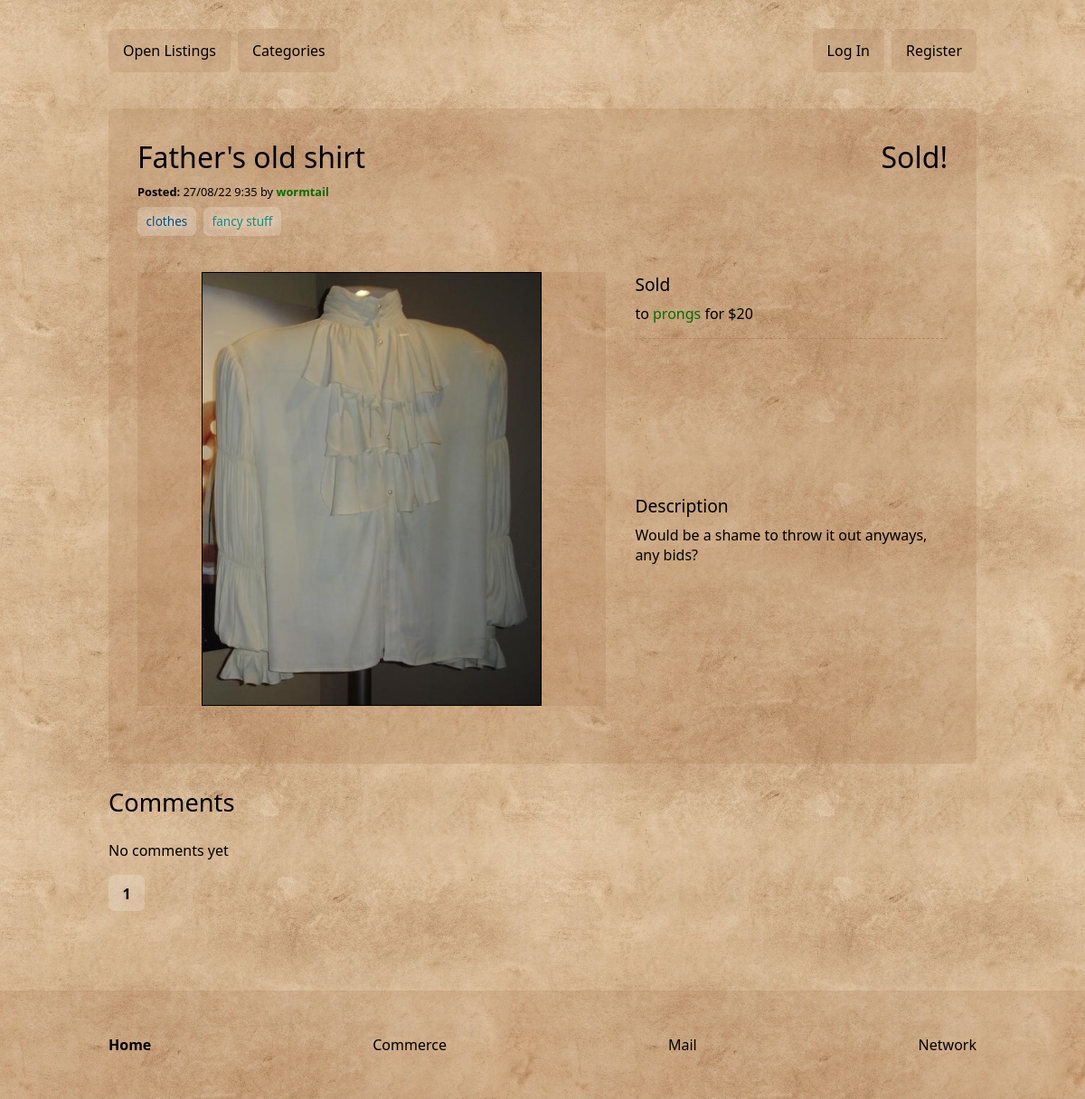
The app's page /commerce/listing/18, older data.
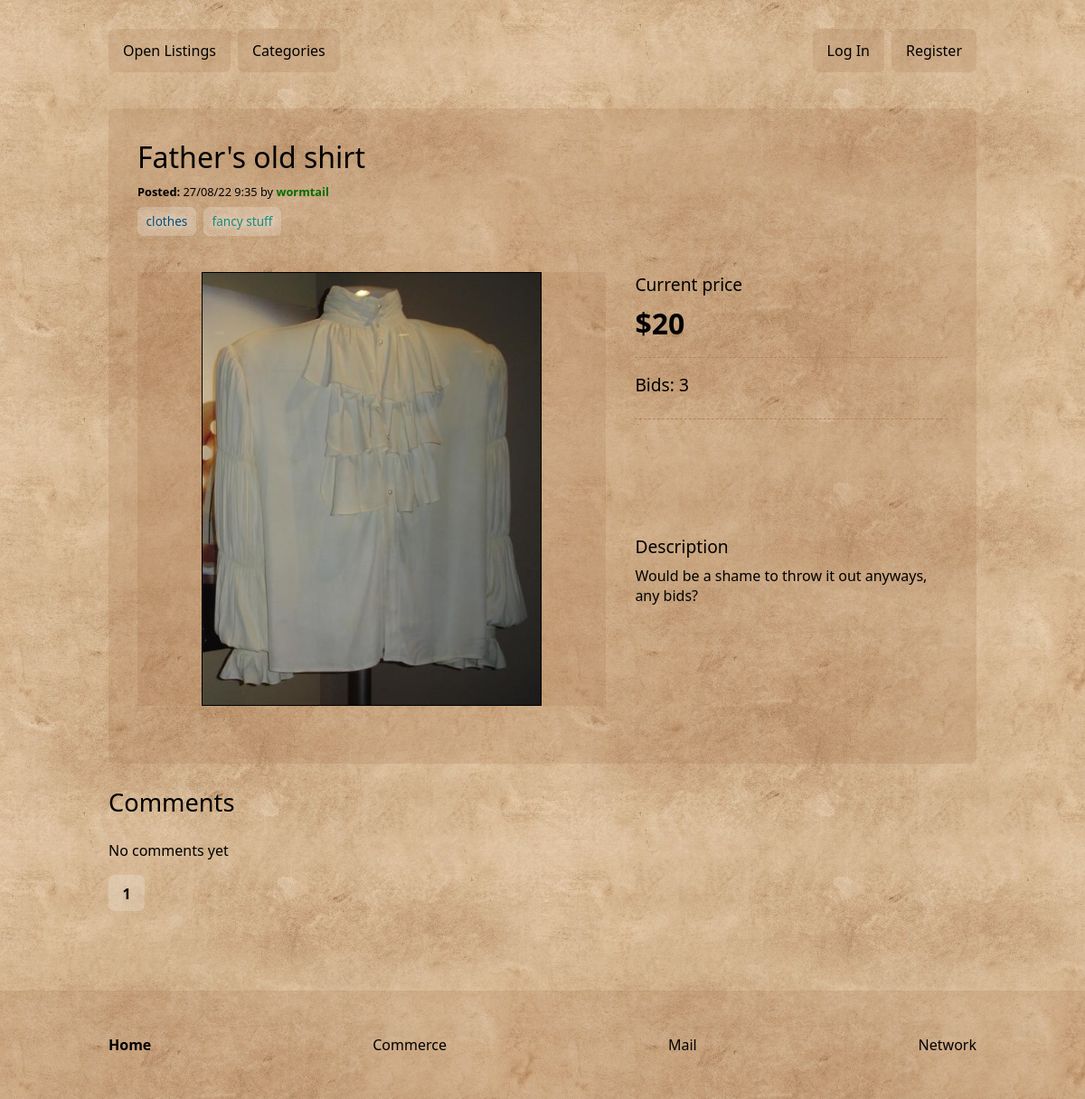
The same page, newer data.
### commerce/models.py (models this page shows, shortened)
class Listing(models.Model):
    class Meta:
        ordering = ['-created']
    title = models.CharField(max_length=64)
    description = models.TextField()
    starting_bid = models.IntegerField()
    winner = models.ForeignKey(Merchant, null=True, default=None, blank=True, on_delete=models.SET_NULL, related_name="won_lots")
    image = models.ImageField(upload_to=LISTING_STORAGE, blank=True)
    merchant = models.ForeignKey(Merchant, on_delete=models.CASCADE, related_name="listings")
    created = models.DateTimeField(auto_now_add=True)
    category = models.ManyToManyField(Category, blank=True, related_name="listings")
    watchlist = models.ManyToManyField(Merchant, related_name="watchlist", blank=True)
    def current_bid_price(self):
        return self.bids.first().price if self.bids.count() else self.starting_bid

class Merchant(models.Model):
    user = models.OneToOneField(User, on_delete=models.CASCADE)
    def __str__(self):
        return f'{self.user.username}'

class Bid(models.Model):
    class Meta:
        ordering = ['-price']
    price = models.IntegerField()
    merchant = models.ForeignKey(Merchant, on_delete=models.CASCADE, related_name="bids")
    listing = models.ForeignKey(Listing, on_delete=models.CASCADE, related_name="bids")
    created = models.DateTimeField(auto_now_add=True)

### commerce/views.py (the view)
# urls.py: path("listing/<int:pk>", ListingView.as_view(), name="listing"),
class ListingView(DetailView):
    model = Listing
    def get_context_data(self, **kwargs):
        context = super().get_context_data(**kwargs)
        if self.request.user.is_authenticated:
            context['commentForm'] = CommentForm()
        comments = get_object_or_404(Listing, pk=self.kwargs['pk']).comments.all()
        paginator = Paginator(comments, 5)
        page_number = self.request.GET.get('page')
        page = paginator.get_page(page_number)
        context['page'] = page
        return context

### commerce/models.py (called while the page is built)
    def __str__(self):
        return f"{self.name}"

### commerce/templates/commerce/listing_detail.html (shortened to what this page needs)
{% extends "commerce/layout.html" %}
{% block main %}
    <article class="listing">
        <div class="listing-header">
            <div>
                <h1>{{ listing.title }}</h1>
                <div class="date">
                    <span>Posted:</span>
                    <span>{{ listing.created|date:"d/m/y G:i"}}</span>
                    <span>by <a class="b" href="{% url 'commerce:merchant' listing.merchant.id %}">{{ listing.merchant}}</a></span>
                </div>
                <div class="categories">
                    {% for cat in listing.category.all %}
                        {% include 'commerce/category.html' with cat=cat %}
                    {% endfor %}
                </div>
            </div>
            <div>
                {% if listing.winner %}
                <h1>Sold!</h1>
                {% elif user.is_authenticated %}
                <button type="button" onclick="updateListing('{% url 'commerce:watchlist_toggle' %}', {{ listing.id }})">
                    {% if listing in user.merchant.watchlist.all %} Unwatch {% else %} Watch {% endif %}
                </button>
                {% endif %}
            </div>
        </div>
        <div class="listing-img">
            {% if listing.image %}<img src={{ listing.image.url }}>
            {% else %}<p class="sm">No image</p>
            {% endif %}
        </div>
        <div class="listing-info">
            <div>
                {% if listing.winner %}
                    <h5>Sold</h5>
                    <div>to <a href="{% url 'commerce:merchant' listing.winner.id %}">{{ listing.winner }}</a>
                    for ${{ listing.current_bid_price }}
                    </div>
                {% else %}
                    <h5>Current price</h5>
                    <div class="price">${{ listing.current_bid_price }}</div>
                {% endif %}
            </div>
            <hr>
            {% if not listing.winner %}
            <div>
                <h5>Bids: {{ listing.bids.count }}</h5>
            </div>
            <hr>
            {% endif %}
        </div>
        <div class="listing-desc">
            <h5>Description</h5>
            <div>{{ listing.description|linebreaksbr }}</div>
        </div>
    </article>
    <h2>Comments</h2>
    <div class="comments">
        <div class="comments-section">
            {% for comment in page %}
                {% include 'commerce/comment.html' with user=user comment=comment %}
            {% empty %}<div>No comments yet</div>
            {% endfor %}
            <div class="pagination">
                {% for page_n in page.paginator.page_range %}
                    {% if page_n == page.number %}
                    <a class="btn btn-active" href="?" onclick="return false;">{{page.number }}</a>
                    {% elif page_n > page.number|add:'-3' and page_n < page.number|add:'3' %}
                    <a class="btn" href="?page={{page_n}}">{{page_n }}</a>
                    {% endif %}
                {% endfor %}
            </div>
        </div>
    </div>
{% endblock %}

Row changes from the older to the newer data that the page shows:
changed Listing "Father's old shirt": winner_id 5 → empty (drawn); bids.count (not shown) → "3"; winner "prongs" → (not shown)
Text that changed along with them:
text no longer shown: "Sold! Sold to for $"
text now shown: "Current price $ Bids:"
